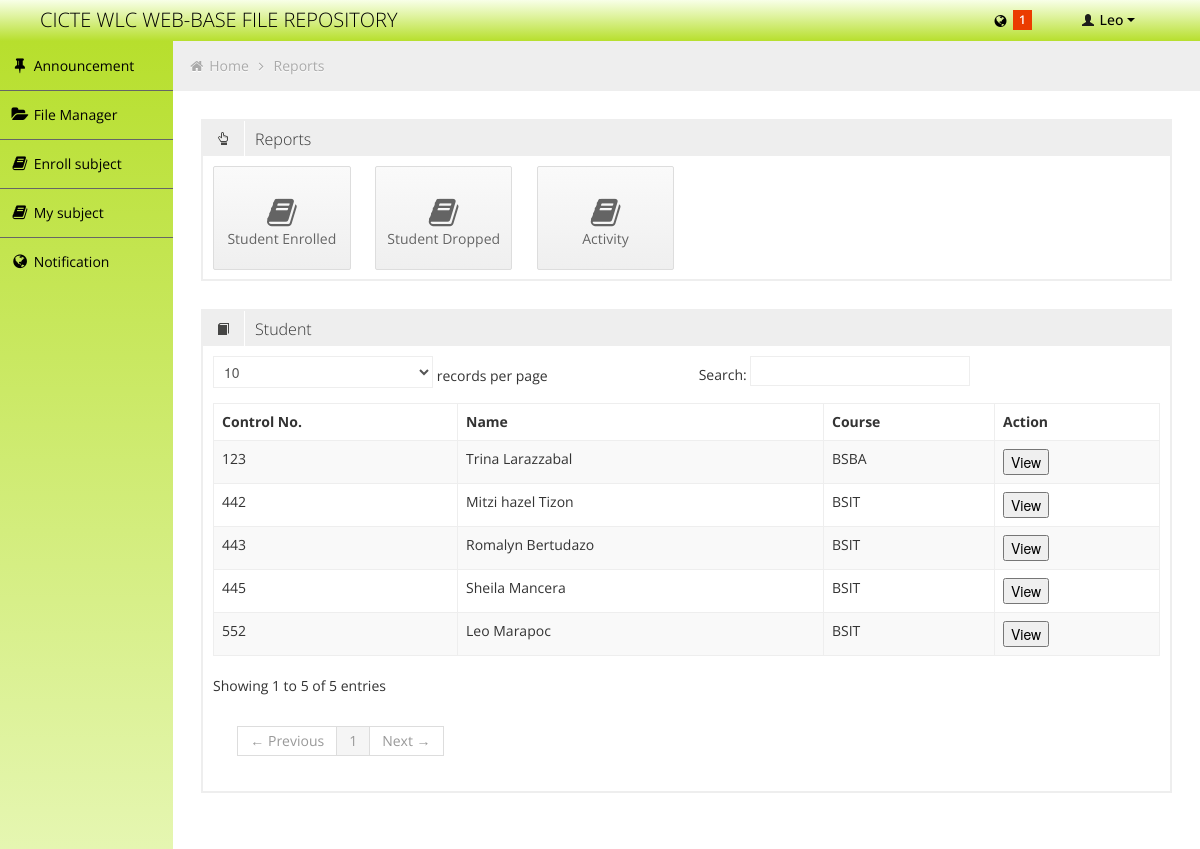
Page /reports.php?Student=Student (signed in) on the committed database.
### tables this page shows
CREATE TABLE `fr_stud` (
  `id` int(11) NOT NULL auto_increment,
  `user_id` int(11) NOT NULL,
  `ControlNo` int(11) NOT NULL,
  `FName` varchar(50) NOT NULL,
  `LName` varchar(50) NOT NULL,
  `Mname` varchar(50) NOT NULL,
  `Course` varchar(30) NOT NULL,
  `Year` varchar(30) NOT NULL,
  `size` int(11) NOT NULL,
  PRIMARY KEY  (`id`),
  UNIQUE KEY `ControlNo` (`ControlNo`)
);

### reports.php (the view, shortened to what this page needs)
<!DOCTYPE html>
<html lang="en">
<head>
	<link id="bootstrap-style" href="css/bootstrap.min.css" rel="stylesheet">
	<link href="css/bootstrap-responsive.min.css" rel="stylesheet">
	<link id="base-style" href="css/style.css" rel="stylesheet">
	<link id="base-style-responsive" href="css/style-responsive.css" rel="stylesheet">
</head>
<body >
	<?php include('php/header.php'); ?>
	<div class="container-fluid-full">
		<div class="row-fluid">
			<?php include('php/menu.php'); ?>
			<div id="content" class="span10">
				<ul class="breadcrumb">
					<li>
						<i class="icon-home"></i>
						<a href="index.php">Home</a>
						<i class="icon-angle-right"></i>
					</li>
					<li><a href="">Reports</a></li>
				</ul>
				<div class="row-fluid">
					<div class="box defualt span12">
						<div class="box-header">
							<h2><i class="halflings-icon hand-top"></i><span class="break"></span>Reports</h2>
						</div>
						<div class="box-content">
							<a href="reports.php?subject=Enrolled" class="quick-button span2">
								<i class="icon-book"></i>
								<p>Student Enrolled</p>
							</a>
							<a href="reports.php?subject=Dropped" class="quick-button span2">
								<i class="icon-book"></i>
								<p>Student Dropped</p>
							</a>
							<a href="reports.php?activity=activity" class="quick-button span2">
								<i class="icon-book"></i>
								<p>Activity</p>
							</a>
							<div class="clearfix"></div>
						</div>
					</div>
				</div>
				<div class="row-fluid sortable">
					<div class="box span12">
						<?php
							if(isset($_GET['Student']) && $_GET['Student'] == 'Student')
							{
						?>
								<div class="box-header" data-original-title>
									<h2><i class="halflings-icon book"></i><span class="break"></span>Student</h2>
								</div>
								<div class="box-content">
									<table class="table table-striped table-bordered bootstrap-datatable datatable">
									  <thead>
										  <tr>
										  	<th class="group-word">Control No.</th>
			              					<th class="group-false">Name</th>
			              					<th class="group-false">Course</th>
			              					<th class="group-false">Action</th>
										  </tr>
									  </thead>
									  <tbody>
									  	<?php
									  			 $result = mysql_query("SELECT * FROM fr_stud");
											 	if(mysql_num_rows($result) > 0)
											 	{
											 		while ($row = mysql_fetch_array($result))
											 		{
											 ?>
											 		<tr>
											 			<td><?php echo $row['ControlNo']; ?></td>
			              								<td><?php echo $row['FName'].' '.$row['Mname'].' '.$row['LName'] ; ?></td>
												    	<td><?php echo $row['Course']; ?></td>
												    	<td><a href="reports/student.php?view=student&&user_id=<?php echo $row['user_id']; ?>"><button>View</button></a></td>
												    </tr>
											<?php
													}
												}
											?>
									  </tbody>
								  </table>
								</div>
						<?php
							}
						?>
					</div>
				</div>
			</div>
		</div>
	</div>
</body>
</html>

### php/header.php (shortened to what this page needs)
<?php
		if($_SESSION['UserLvl'] == 1)
		{
			$result1 = mysql_query("SELECT * FROM fr_stud WHERE user_id = '".$_SESSION['user_id']."'");
			$row1 = mysql_fetch_array($result1);
			$name = $row1['FName'];
		}
?>
<div class="navbar">
	<div class="navbar-inner">
		<div class="container-fluid">
			<a class="brand" href=""><span>CICTE WLC WEB-BASE FILE REPOSITORY</span></a>
			<div class="nav-no-collapse header-nav">
				<ul class="nav pull-right">
					<li class="dropdown hidden-phone">
						<?php
							$result = mysql_query("SELECT * FROM fr_notification WHERE user_id = '".$_SESSION['user_id']."' AND status = 'unread' ORDER BY id DESC");
							$cnt =  mysql_num_rows($result);
						?>
								<a class="btn dropdown-toggle" data-toggle="dropdown" href="#">
										<i class="icon-globe"></i>
								<?php
									if($cnt != 0)
									{
								?>
										<span class="label label-important"> <?php echo $cnt; ?> </span>
								<?php
									}
								?>
								</a>
					</li>
					<li class="dropdown">
						<a class="btn dropdown-toggle" data-toggle="dropdown" href="#">
							<i class="halflings-icon white user"></i> <?php echo $name; ?>
							<span class="caret"></span>
						</a>
					</li>
				</ul>
			</div>
		</div>
	</div>
</div>

### css/style-responsive.css (style rules this page uses)
@media (min-width: 1200px) { .container-fluid-full { overflow: hidden; position: relative; height: 100%; } }
@media (min-width: 1200px) { #content { width: 85.578%; padding: 28px; margin: 0px 0px; margin-left: 14.422% !important; } }

### css/halflings.css (style rules this page uses)
html, html .halflings { -webkit-font-smoothing: antialiased !important; }
.halflings-icon { display: inline-block; width: 14px; height: 14px; line-height: 14px; vertical-align: text-top; background-image: url(../img/glyphicons_halflings.svg); background-position: 0 0; background-repeat: no-repeat; vertical-align: top; *display: inline; *zoom: 1; *margin-right: .3em; }
.halflings-icon.user { background-position: -168px 0; }
.halflings-icon.book { background-position: -48px -48px; }
.halflings-icon.hand-top { background-position: -192px -144px; }

### rows in the picture
fr_stud: FName "Leo", ControlNo "552", LName "Marapoc", Course "BSIT"
fr_stud: ControlNo "445", FName "Sheila", LName "Mancera", Course "BSIT"
fr_stud: ControlNo "443", FName "Romalyn", LName "Bertudazo", Course "BSIT"
fr_stud: ControlNo "123", FName "Trina", LName "Larazzabal", Course "BSBA"
fr_stud: ControlNo "442", FName "Mitzi hazel", LName "Tizon", Course "BSIT"

### other values in the picture
$cnt "1"
